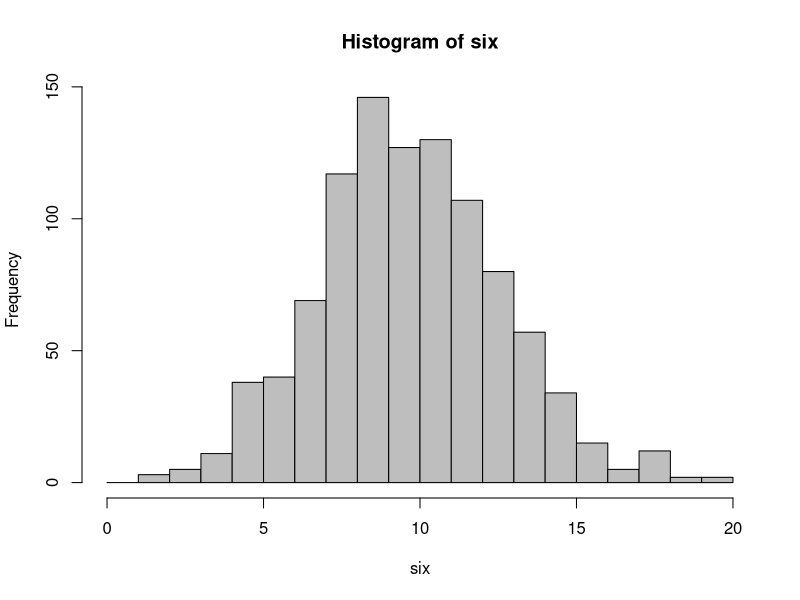
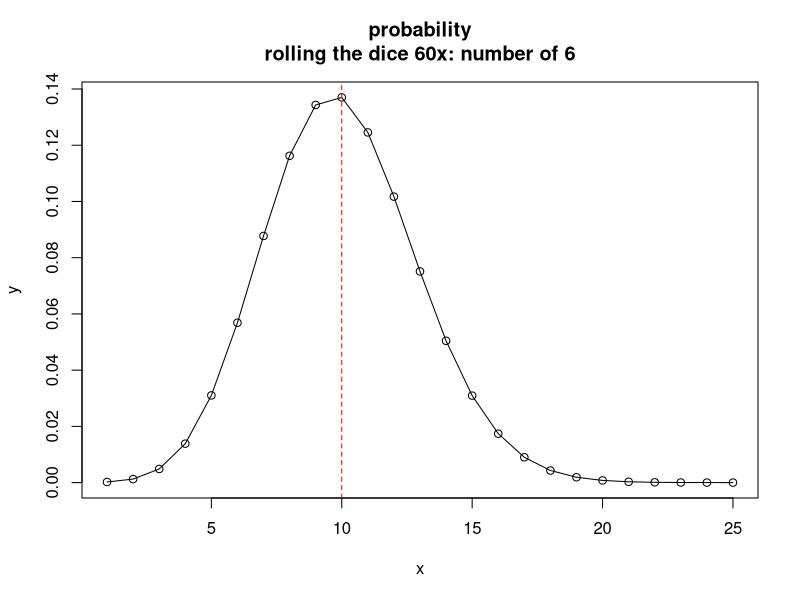
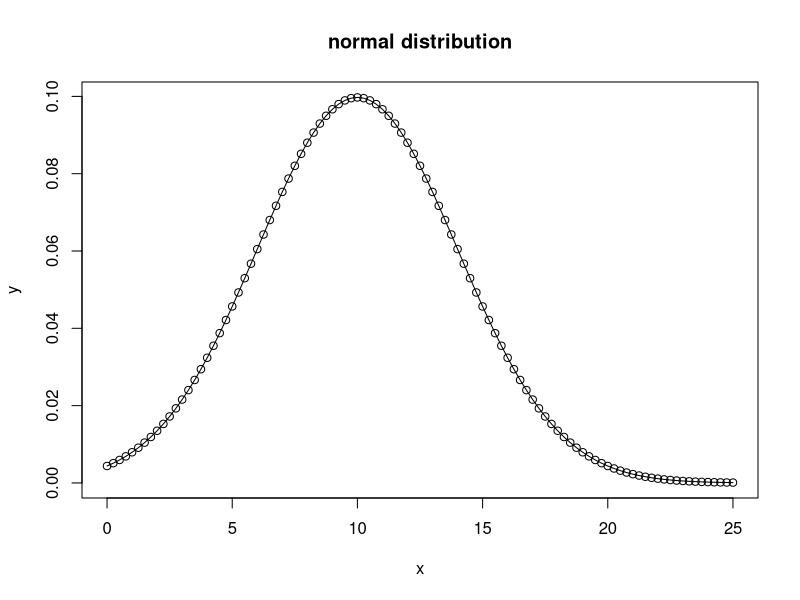

These charts were generated, in order, by the following R code:
#############################################################################
## probability
#############################################################################

## uniform distirbution

# 10 random numbers between 0 and 1
runif(10)

# 10 random numbers between 1 and 10
runif(n = 10, min = 1, max = 10)

## binomial distribution

# set seed to get reproducable result
set.seed(100)                              

# Flipping a coin 10x
coin <- rbinom(n=10, size=1, prob=1/2) 
ifelse(coin == 0, "head", "tail")

# number of 6, rolling the dice 60x
rbinom(n=1, size=60, prob=1/6)     

# number of 6, rolling the dice 60x, 1000x
six <- rbinom(n=1000, size=60, prob=1/6)
hist(six, col="grey", xlim=c(0,20), breaks = c(0:20))

# distribution
x <- c(1:25)
y <- dbinom(x = x, size = 60, prob = 1/6) 
plot(x,y, main = "probability\nrolling the dice 60x: number of 6")
lines(x,y)
abline(v=60*1/6, col="red", lty=2)

## normal distribution

# set seed to get reproducable result
set.seed(100)                              
x <- seq(0,25, by=0.25)
y <- dnorm(x, mean = 10, sd = 4)
plot(x,y, main = "normal distribution")
lines(x,y)
